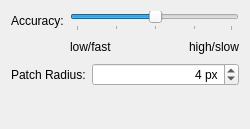
<?xml version="1.0" encoding="UTF-8"?>
<ui version="4.0">
 <class>KisToolSmartPatchOptionsWidget</class>
 <widget class="QWidget" name="KisToolSmartPatchOptionsWidget">
  <property name="geometry">
   <rect>
    <x>0</x>
    <y>0</y>
    <width>250</width>
    <height>129</height>
   </rect>
  </property>
  <layout class="QVBoxLayout" name="verticalLayout_2">
   <item>
    <layout class="QGridLayout" name="gridLayout">
     <item row="1" column="1">
      <layout class="QVBoxLayout" name="verticalLayout">
       <item>
        <layout class="QHBoxLayout" name="horizontalLayout">
         <item>
          <widget class="QLabel" name="Fast">
           <property name="text">
            <string>low/fast</string>
           </property>
          </widget>
         </item>
         <item>
          <spacer name="horizontalSpacer">
           <property name="orientation">
            <enum>Qt::Horizontal</enum>
           </property>
           <property name="sizeHint" stdset="0">
            <size>
             <width>40</width>
             <height>20</height>
            </size>
           </property>
          </spacer>
         </item>
         <item>
          <widget class="QLabel" name="Accurate">
           <property name="layoutDirection">
            <enum>Qt::LeftToRight</enum>
           </property>
           <property name="text">
            <string>high/slow</string>
           </property>
           <property name="alignment">
            <set>Qt::AlignRight|Qt::AlignTrailing|Qt::AlignVCenter</set>
           </property>
          </widget>
         </item>
        </layout>
       </item>
      </layout>
     </item>
     <item row="0" column="1">
      <widget class="QSlider" name="accuracySlider">
       <property name="sizePolicy">
        <sizepolicy hsizetype="Preferred" vsizetype="Fixed">
         <horstretch>0</horstretch>
         <verstretch>0</verstretch>
        </sizepolicy>
       </property>
       <property name="singleStep">
        <number>25</number>
       </property>
       <property name="pageStep">
        <number>25</number>
       </property>
       <property name="value">
        <number>50</number>
       </property>
       <property name="orientation">
        <enum>Qt::Horizontal</enum>
       </property>
       <property name="tickPosition">
        <enum>QSlider::TicksBelow</enum>
       </property>
       <property name="tickInterval">
        <number>25</number>
       </property>
      </widget>
     </item>
     <item row="0" column="0">
      <widget class="QLabel" name="Fast_2">
       <property name="sizePolicy">
        <sizepolicy hsizetype="Minimum" vsizetype="Preferred">
         <horstretch>0</horstretch>
         <verstretch>0</verstretch>
        </sizepolicy>
       </property>
       <property name="text">
        <string>Accuracy:</string>
       </property>
      </widget>
     </item>
    </layout>
   </item>
   <item>
    <layout class="QHBoxLayout" name="horizontalLayout_2">
     <item>
      <widget class="QLabel" name="patchRadiusLabel">
       <property name="sizePolicy">
        <sizepolicy hsizetype="Minimum" vsizetype="Preferred">
         <horstretch>0</horstretch>
         <verstretch>0</verstretch>
        </sizepolicy>
       </property>
       <property name="text">
        <string>Patch Radius:</string>
       </property>
       <property name="buddy">
        <cstring>patchRadiusLabel</cstring>
       </property>
      </widget>
     </item>
     <item>
      <widget class="QSpinBox" name="patchRadius">
       <property name="sizePolicy">
        <sizepolicy hsizetype="MinimumExpanding" vsizetype="Fixed">
         <horstretch>0</horstretch>
         <verstretch>0</verstretch>
        </sizepolicy>
       </property>
       <property name="alignment">
        <set>Qt::AlignRight|Qt::AlignTrailing|Qt::AlignVCenter</set>
       </property>
       <property name="suffix">
        <string> px</string>
       </property>
       <property name="minimum">
        <number>2</number>
       </property>
       <property name="maximum">
        <number>8</number>
       </property>
       <property name="value">
        <number>4</number>
       </property>
      </widget>
     </item>
    </layout>
   </item>
   <item>
    <spacer name="verticalSpacer">
     <property name="orientation">
      <enum>Qt::Vertical</enum>
     </property>
     <property name="sizeHint" stdset="0">
      <size>
       <width>20</width>
       <height>40</height>
      </size>
     </property>
    </spacer>
   </item>
  </layout>
 </widget>
 <resources/>
 <connections/>
</ui>
